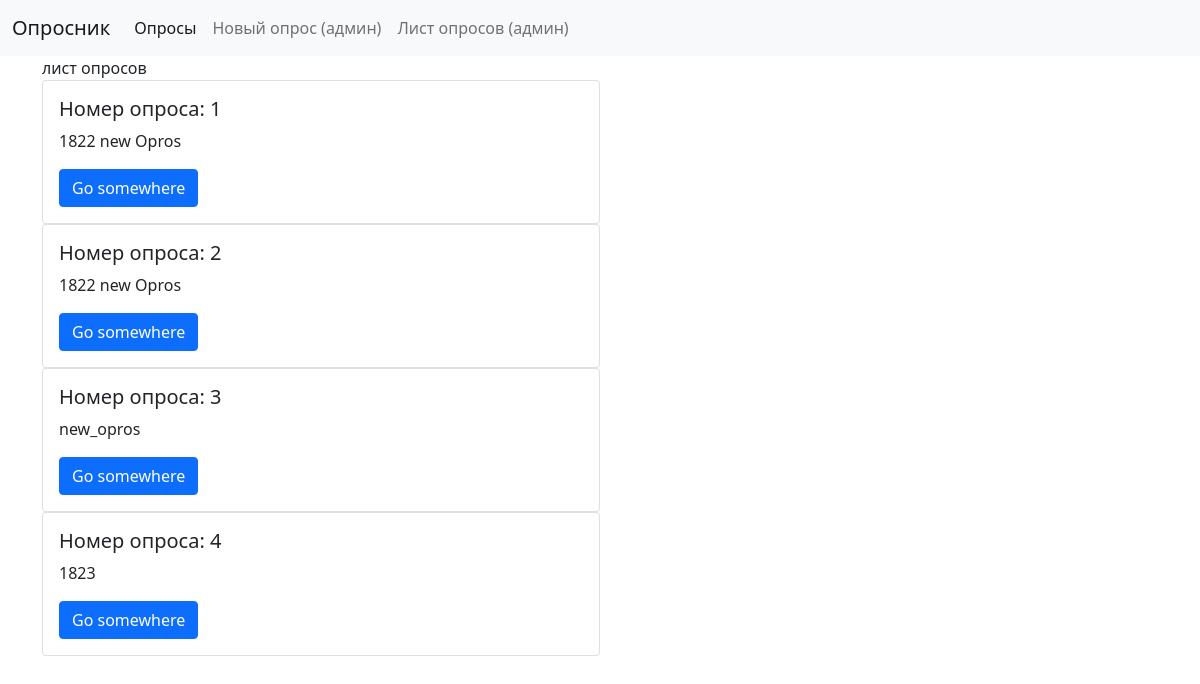
The page /list_admin/ on the database as committed earlier.
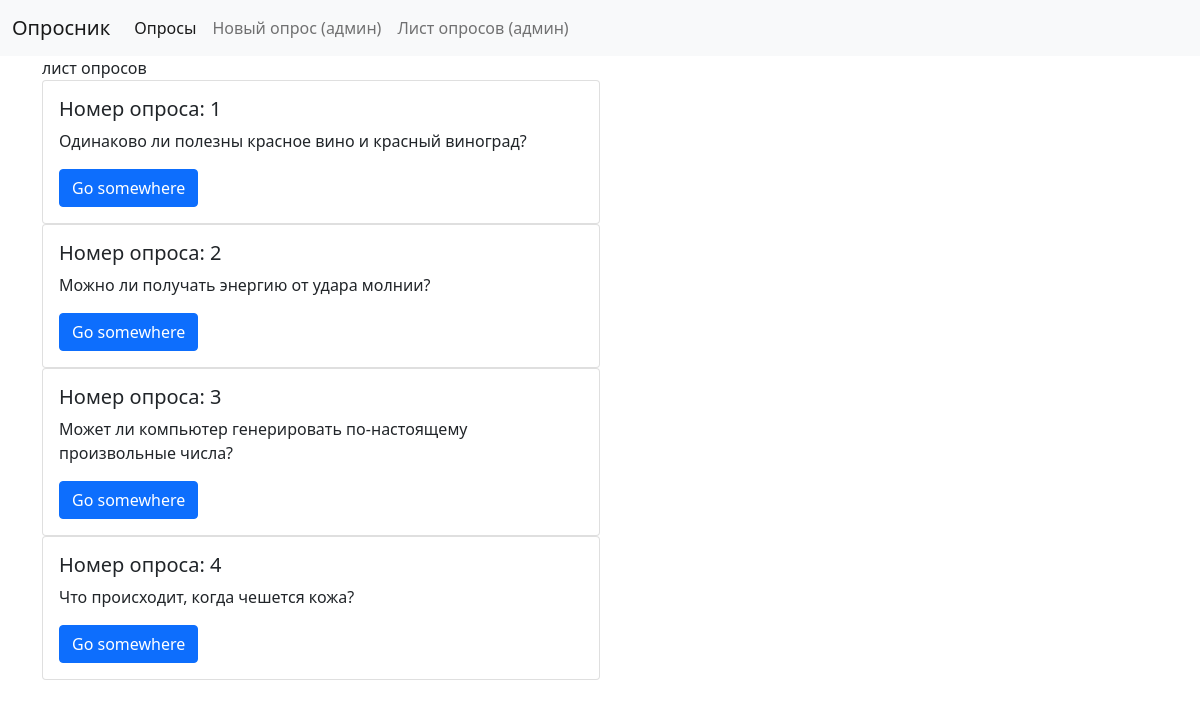
The same page on the database as committed later.
### app/models.py (models this page shows)
class Opros(models.Model):
    creator = models.ForeignKey(User, related_name='user_id_like', on_delete=models.CASCADE)
    title = models.CharField(max_length=500)
    opisanie = models.CharField(max_length=900)
    date_of_start = models.DateTimeField(blank=True, null=True)
    date_of_end = models.DateTimeField(blank=True, null=True)
    blocked = models.BooleanField(default=False)
    def __str__(self):
        return f'{self.title}'

### app/views.py (the view)
# urls.py: path("list_admin/", views.list_admin, name="list_admin"),
def list_admin(request):
    all_opros = Opros.objects.all()
    return render(request, "app/list_admin.html", {
        "all_opros": all_opros,
    })

### app/templates/app/list_admin.html (shortened to what this page needs)
{% extends "app/layout.html" %}
{% block body %}
лист опросов <br>
    {% for opros in all_opros %}
        <div class="col-sm-6">
            <div class="card">
                <div class="card-body">
                    <h5 class="card-title">Номер опроса: {{opros.id}}</h5>
                    <p class="card-text">{{opros}}</p>
                    <a href="#" class="btn btn-primary">Go somewhere</a>
                </div>
            </div>
        </div>
    {% endfor %}
    {% endblock %}

### app/templates/app/layout.html (shortened to what this page needs)
<!DOCTYPE html>
<html lang="en">
<head>
    <link href="https://cdn.jsdelivr.net/npm/bootstrap@5.0.2/dist/css/bootstrap.min.css" rel="stylesheet">
</head>
<body>
    <nav class="navbar navbar-expand-lg navbar-light bg-light">
    <div class="container-fluid">
        <a class="navbar-brand" href="/">Опросник</a>
        <div class="collapse navbar-collapse" id="navbarNavAltMarkup">
        <div class="navbar-nav">
            <a class="nav-link active" aria-current="page" href="/">Опросы</a>
            <a class="nav-link" href="{% url 'new_opros' %}">Новый опрос (админ)</a>
            <a class="nav-link" href="{% url 'list_admin' %}">Лист опросов (админ)</a>
        </div>
        </div>
    </div>
    </nav>
    <div class="container">
        <div class="body">
            {% block body %}
            {% endblock %}
        </div>
    </div>
</body>
</html>

Rows that differ between the two databases and show on the page:
changed Opros id 1: title "1822 new Opros" → "Одинаково ли полезны красное вино и красный виноград?"
changed Opros id 2: title "1822 new Opros" → "Можно ли получать энергию от удара молнии?"
changed Opros id 3: title "new_opros" → "Может ли компьютер генерировать по-настоящему произвольные числа?"
changed Opros id 4: title "1823" → "Что происходит, когда чешется кожа?"
